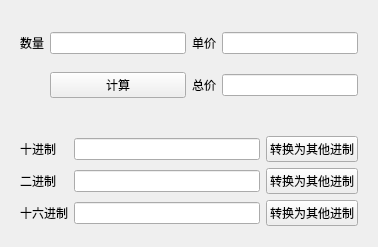
<?xml version="1.0" encoding="UTF-8"?>
<ui version="4.0">
 <class>Widget</class>
 <widget class="QWidget" name="Widget">
  <property name="geometry">
   <rect>
    <x>0</x>
    <y>0</y>
    <width>378</width>
    <height>247</height>
   </rect>
  </property>
  <property name="windowTitle">
   <string>字符串数值之间的转换</string>
  </property>
  <layout class="QVBoxLayout" name="verticalLayout">
   <item>
    <widget class="QWidget" name="widget" native="true">
     <layout class="QGridLayout" name="gridLayout">
      <item row="0" column="0">
       <widget class="QLabel" name="label">
        <property name="text">
         <string>数量</string>
        </property>
       </widget>
      </item>
      <item row="0" column="1">
       <widget class="QLineEdit" name="lineEditNum"/>
      </item>
      <item row="0" column="2">
       <widget class="QLabel" name="label_2">
        <property name="text">
         <string>单价</string>
        </property>
       </widget>
      </item>
      <item row="0" column="3">
       <widget class="QLineEdit" name="lineEditUnitPrice"/>
      </item>
      <item row="1" column="1">
       <widget class="QPushButton" name="pushBtnCal">
        <property name="text">
         <string>计算</string>
        </property>
       </widget>
      </item>
      <item row="1" column="2">
       <widget class="QLabel" name="label_3">
        <property name="text">
         <string>总价</string>
        </property>
       </widget>
      </item>
      <item row="1" column="3">
       <widget class="QLineEdit" name="lineEditTotalPrice"/>
      </item>
     </layout>
    </widget>
   </item>
   <item>
    <widget class="QWidget" name="widget_2" native="true">
     <layout class="QGridLayout" name="gridLayout_2">
      <item row="0" column="0">
       <widget class="QLabel" name="label_4">
        <property name="text">
         <string>十进制</string>
        </property>
       </widget>
      </item>
      <item row="0" column="1">
       <widget class="QLineEdit" name="lineEditDecNum"/>
      </item>
      <item row="0" column="2">
       <widget class="QPushButton" name="pushBtnDec">
        <property name="text">
         <string>转换为其他进制</string>
        </property>
       </widget>
      </item>
      <item row="1" column="0">
       <widget class="QLabel" name="label_5">
        <property name="text">
         <string>二进制</string>
        </property>
       </widget>
      </item>
      <item row="1" column="1">
       <widget class="QLineEdit" name="lineEditBinNum"/>
      </item>
      <item row="1" column="2">
       <widget class="QPushButton" name="pushBtnBin">
        <property name="text">
         <string>转换为其他进制</string>
        </property>
       </widget>
      </item>
      <item row="2" column="0">
       <widget class="QLabel" name="label_6">
        <property name="text">
         <string>十六进制</string>
        </property>
       </widget>
      </item>
      <item row="2" column="1">
       <widget class="QLineEdit" name="lineEditHexNum"/>
      </item>
      <item row="2" column="2">
       <widget class="QPushButton" name="pushBtnHex">
        <property name="text">
         <string>转换为其他进制</string>
        </property>
       </widget>
      </item>
     </layout>
    </widget>
   </item>
  </layout>
 </widget>
 <resources/>
 <connections/>
</ui>
